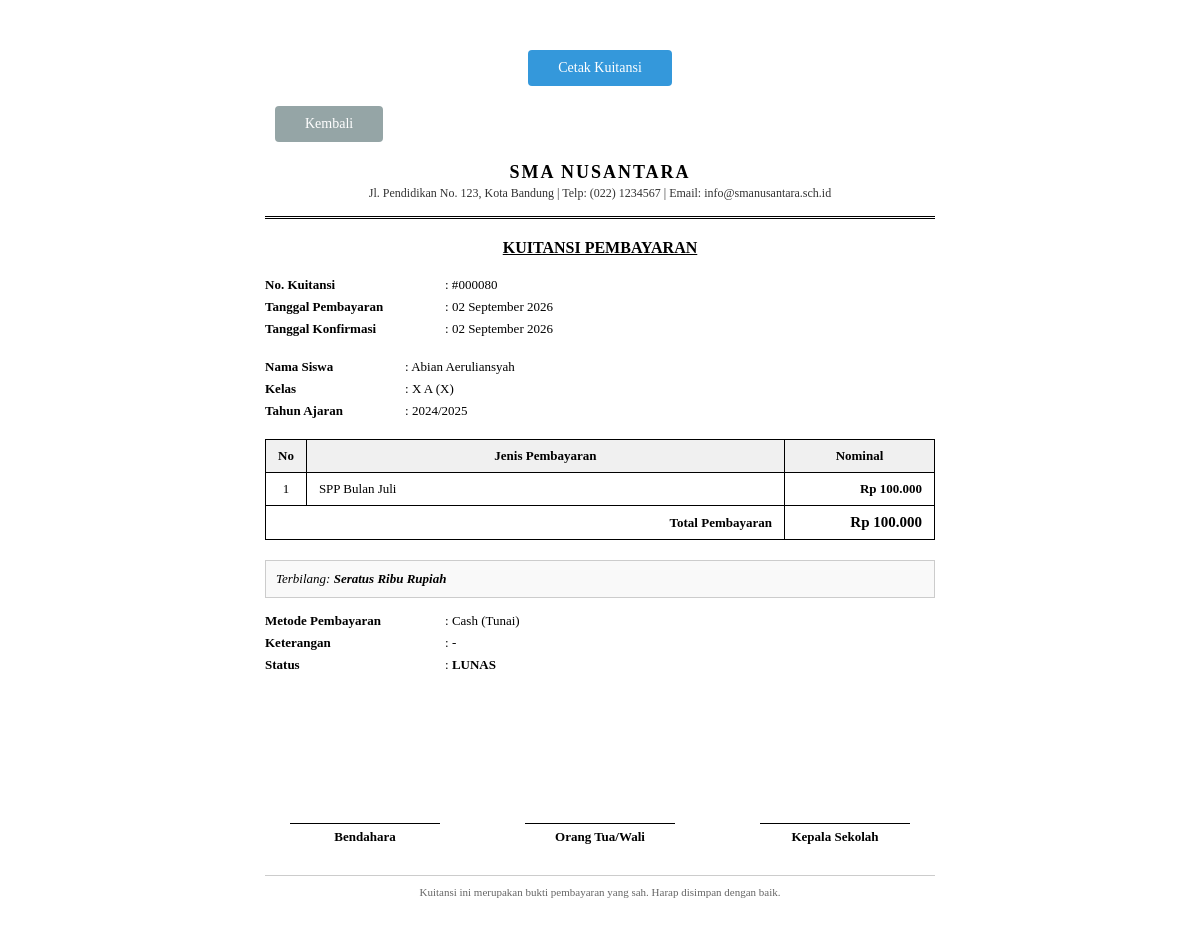
The page /pembayaran/kuitansi.php?id=80 (signed in) on the database its author committed.
### tables this page shows
CREATE TABLE `pembayaran` (
  `id` int(11) NOT NULL,
  `id_siswa` int(11) NOT NULL,
  `id_aturan` int(11) NOT NULL,
  `nominal_bayar` int(11) NOT NULL,
  `metode_bayar` enum('cash','transfer','ewallet') NOT NULL,
  `bukti_bayar` varchar(255) DEFAULT NULL,
  `status` enum('belum','pending','dikonfirmasi','ditolak') NOT NULL DEFAULT 'belum',
  `keterangan` text DEFAULT NULL,
  `catatan_admin` text DEFAULT NULL,
  `tanggal_bayar` date NOT NULL,
  `tanggal_konfirmasi` datetime DEFAULT NULL,
  `created_at` timestamp NOT NULL DEFAULT current_timestamp()
);

CREATE TABLE `datasiswa` (
  `id` int(5) NOT NULL,
  `nama` varchar(50) NOT NULL,
  `status` enum('aktif','tidak aktif') NOT NULL DEFAULT 'aktif',
  `tanggal_lahir` date NOT NULL,
  `alamat` varchar(100) NOT NULL,
  `foto` varchar(100) DEFAULT NULL,
  `id_kelas` int(11) DEFAULT NULL
);

CREATE TABLE `datakelas` (
  `id_kelas` int(11) NOT NULL,
  `namakelas` varchar(100) NOT NULL,
  `tingkat` enum('X','XI','XII') NOT NULL,
  `tahunajaran` varchar(20) NOT NULL,
  `idguru` int(11) DEFAULT NULL,
  `idsiswa` int(11) DEFAULT NULL,
  `idruang` int(11) DEFAULT NULL
);

CREATE TABLE `aturan_pembayaran` (
  `id` int(11) NOT NULL,
  `nama_biaya` varchar(100) NOT NULL,
  `nominal` int(11) NOT NULL,
  `keterangan` text DEFAULT NULL,
  `target` enum('semua','kelas','tingkat','siswa') NOT NULL DEFAULT 'semua',
  `target_id` text DEFAULT NULL,
  `created_at` timestamp NOT NULL DEFAULT current_timestamp()
);

### pembayaran/kuitansi.php (the view, shortened to what this page needs)
<?php
include dirname(__DIR__) . '/auth.php';
$id = isset($_GET['id']) ? (int)$_GET['id'] : 0;
$query = "SELECT p.*, s.nama as nama_siswa, s.alamat as alamat_siswa, k.namakelas, k.tingkat, k.tahunajaran,
          a.nama_biaya, a.nominal as nominal_aturan, a.keterangan as keterangan_biaya
          FROM pembayaran p
          LEFT JOIN datasiswa s ON p.id_siswa = s.id
          LEFT JOIN datakelas k ON s.id_kelas = k.id_kelas
          LEFT JOIN aturan_pembayaran a ON p.id_aturan = a.id
          WHERE p.id = $id";
$data = mysqli_query($koneksi, $query);
$pembayaran = mysqli_fetch_assoc($data);
$metodeLabel = [
    'cash' => 'Cash (Tunai)',
    'transfer' => 'Transfer Bank',
    'ewallet' => 'E-Wallet'
];
function terbilang($angka) {
    $huruf = ['', 'Satu', 'Dua', 'Tiga', 'Empat', 'Lima', 'Enam', 'Tujuh', 'Delapan', 'Sembilan', 'Sepuluh', 'Sebelas'];
    if ($angka < 12) return $huruf[$angka];
    if ($angka < 200) return 'Seratus ' . terbilang($angka - 100);
    if ($angka < 1000000) return terbilang(intdiv($angka, 1000)) . ' Ribu ' . terbilang($angka % 1000);
    return number_format($angka, 0, ',', '.');
}
?>
<!DOCTYPE html>
<html lang="id">
<head>
</head>
<body>
    <div class="kuitansi">
        <a href="javascript:window.print()" class="btn-print">Cetak Kuitansi</a>
        <a href="<?= BASE_URL ?>/pembayaran/konfirmasi.php" class="btn-print" style="background:#95a5a6; margin-left:10px;">Kembali</a>
        <div class="header">
            <h2>SMA Nusantara</h2>
            <p>Jl. Pendidikan No. 123, Kota Bandung | Telp: (022) 1234567 | Email: info@smanusantara.sch.id</p>
        </div>
        <div class="judul">KUITANSI PEMBAYARAN</div>
        <div class="info-baris">
            <div class="info-label">No. Kuitansi</div>
            <div class="info-value">: #<?= str_pad($pembayaran['id'], 6, '0', STR_PAD_LEFT) ?></div>
        </div>
        <div class="info-baris">
            <div class="info-label">Tanggal Pembayaran</div>
            <div class="info-value">: <?= date('d F Y', strtotime($pembayaran['tanggal_bayar'])) ?></div>
        </div>
        <?php if ($pembayaran['tanggal_konfirmasi']) : ?>
        <div class="info-baris">
            <div class="info-label">Tanggal Konfirmasi</div>
            <div class="info-value">: <?= date('d F Y', strtotime($pembayaran['tanggal_konfirmasi'])) ?></div>
        </div>
        <?php endif; ?>
        <br>
        <div class="info-baris">
            <div class="info-label2">Nama Siswa</div>
            <div class="info-value2">: <?= htmlspecialchars($pembayaran['nama_siswa']) ?></div>
        </div>
        <div class="info-baris">
            <div class="info-label2">Kelas</div>
            <div class="info-value2">: <?= htmlspecialchars($pembayaran['namakelas'] ?? '-') ?> (<?= htmlspecialchars($pembayaran['tingkat'] ?? '-') ?>)</div>
        </div>
        <div class="info-baris">
            <div class="info-label2">Tahun Ajaran</div>
            <div class="info-value2">: <?= htmlspecialchars($pembayaran['tahunajaran'] ?? '-') ?></div>
        </div>
        <table class="detail">
            <tr>
                <th style="width:40px;">No</th>
                <th>Jenis Pembayaran</th>
                <th style="width:150px;">Nominal</th>
            </tr>
            <tr>
                <td style="text-align:center;">1</td>
                <td><?= htmlspecialchars($pembayaran['nama_biaya']) ?></td>
                <td class="nominal">Rp <?= number_format($pembayaran['nominal_bayar'], 0, ',', '.') ?></td>
            </tr>
            <tr>
                <td colspan="2" style="text-align:right; font-weight:bold;">Total Pembayaran</td>
                <td class="nominal" style="font-size:15px;">Rp <?= number_format($pembayaran['nominal_bayar'], 0, ',', '.') ?></td>
            </tr>
        </table>
        <div class="terbilang">
            Terbilang: <strong><?= terbilang($pembayaran['nominal_bayar']) ?> Rupiah</strong>
        </div>
        <div class="info-baris">
            <div class="info-label">Metode Pembayaran</div>
            <div class="info-value">: <?= $metodeLabel[$pembayaran['metode_bayar']] ?? $pembayaran['metode_bayar'] ?></div>
        </div>
        <div class="info-baris">
            <div class="info-label">Keterangan</div>
            <div class="info-value">: <?= htmlspecialchars($pembayaran['keterangan'] ?: '-') ?></div>
        </div>
        <div class="info-baris">
            <div class="info-label">Status</div>
            <div class="info-value">: <strong>LUNAS</strong></div>
        </div>
        <div class="tanda-tangan">
            <div class="tt">
                <div class="garis"></div>
                <p><strong>Bendahara</strong></p>
            </div>
            <div class="tt">
                <div class="garis"></div>
                <p><strong>Orang Tua/Wali</strong></p>
            </div>
            <div class="tt">
                <div class="garis"></div>
                <p><strong>Kepala Sekolah</strong></p>
            </div>
        </div>
        <div class="footer">
            <p>Kuitansi ini merupakan bukti pembayaran yang sah. Harap disimpan dengan baik.</p>
        </div>
    </div>
</body>
</html>

### pembayaran/kuitansi.php (style rules this page uses)
* { box-sizing: border-box; margin: 0; padding: 0; }
body { font-family: 'Times New Roman', serif; font-size: 13px; color: #000; background: #fff; }
.kuitansi { max-width: 750px; margin: 0 auto; padding: 30px 40px; }
.header { text-align: center; border-bottom: 3px double #000; padding-bottom: 15px; margin-bottom: 20px; }
.header h2 { font-size: 18px; text-transform: uppercase; letter-spacing: 2px; margin-bottom: 3px; }
.header p { font-size: 12px; color: #333; }
.judul { text-align: center; font-size: 16px; font-weight: bold; margin: 20px 0; text-decoration: underline; }
.info-baris { display: flex; margin-bottom: 6px; }
.info-label { width: 180px; font-weight: bold; }
.info-value { flex: 1; }
.info-label2 { width: 140px; font-weight: bold; }
.info-value2 { flex: 1; }
table.detail { width: 100%; border-collapse: collapse; margin: 20px 0; }
table.detail td, table.detail th { border: 1px solid #000; padding: 8px 12px; font-size: 13px; }
table.detail th { background: #f0f0f0; text-align: center; }
table.detail td.nominal { text-align: right; font-weight: bold; }
.terbilang { background: #f9f9f9; padding: 10px; border: 1px solid #ccc; margin: 15px 0; font-style: italic; }
.tanda-tangan { display: flex; justify-content: space-between; margin-top: 50px; padding-top: 20px; }
.tt { text-align: center; width: 200px; }
.tt .garis { border-top: 1px solid #000; width: 150px; margin: 80px auto 5px; }
.footer { text-align: center; font-size: 11px; color: #666; margin-top: 30px; border-top: 1px solid #ccc; padding-top: 10px; }
.btn-print { display: block; text-align: center; margin: 20px auto; padding: 10px 30px; background: #3498db; color: #fff; border: none; border-radius: 4px; cursor: pointer; font-size: 14px; text-decoration: none; width: fit-content; }

### rows shown on the page
pembayaran: id "000080", tanggal_bayar "02 September 2026", tanggal_konfirmasi "02 September 2026", id_siswa.nama "Abian Aeruliansyah", datakelas.namakelas "X A", datakelas.tingkat "X", datakelas.tahunajaran "2024/2025", id_aturan.nama_biaya "SPP Bulan Juli", nominal_bayar "100.000", nominal_bayar "Seratus Ribu", metode_bayar "Cash (Tunai)", keterangan "-"
